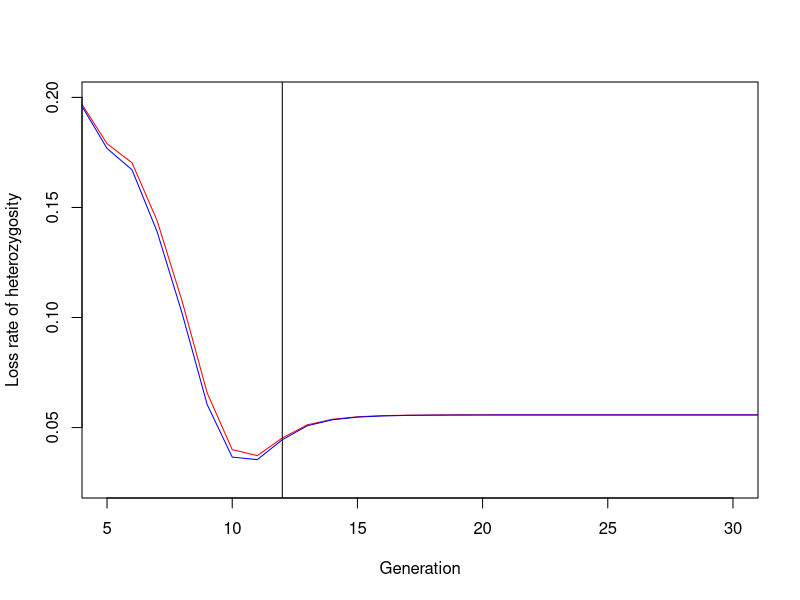

Generate this figure with R:
#assume single founder female, N(0)=1
n <- 2 #number of daughters per mother, r=n-1
C <- 200 #carrying capacity
p0 <- 0.1 #initial heterozygosity
f1 <- 0.1 #initial correlation between gametes
Tt <- 50 #total number of generations
K <- 100 #number of available blood cells

#p1 is heterozygosity under diploid arrhenotoky
#p2 is heterozygosity under haplo-diploidy
#p3 is heterozygosity under complete diploidy

#N is population size
#P is change of laying eggs in empty blood cells
#p1[-1]/p1[-Tt]-1 is relative loss rate in heterozygosity over a generation under diploid arrhenotoky
#p2[-1]/p2[-Tt]-1 is relative loss rate in heterozygosity over a generation under haplo-diploidy
#p3[-1]/p3[-Tt]-1 is relative loss rate in heterozygosity over a generation under complete diploidy
#effective population size is calculated by comparing relative loss rate in heterozygosity over a generation to the rate in random mating diploid population which is -1/2/N. So -1/loss rate gives the effective population size which is the size as if the population was random mating.
#-1/(p1[-1]/p1[-Tt]-1) is effective population size in each generation under diploid arrhenotoky
#-1/(p2[-1]/p2[-Tt]-1) is effective population size in each generation under haplo-diploidy
#-1/(p3[-1]/p3[-Tt]-1) is effective population size in each generation under complete diploidy

#haplo-diploidy assuming exact varroa life history
#initialize 
p1 <- rep(0,Tt)
N <- rep(0,Tt)
N[1] <- 1
for (t in 2:(Tt-1)) {
	N[t] <- round((1+(n-1)*(1-N[t-1]/C))*N[t-1]) #starting from t=0
}
P <- c(0,K/N*(1-(1-1/K)^N)) #starting from t=1

P1 <- rep(0,Tt) #starting from t=1
for (i in 3:(Tt+1)) {
	P1[i-1] <- 1/N[i-2]/n*sum(sapply(1:N[i-2], function (x) 1/x^2*choose(N[i-2]-1,x-1)/K^(x-1)*(1-1/K)^(N[i-2]-x)))
} 
P2 <- rep(0,Tt) #starting from t=1
for (i in 3:(Tt+1)) {
	P2[i-1] <- 1/N[i-2]*sum(sapply(1:N[i-2], function (x) 1/x*(1-1/x/n)*choose(N[i-2]-1,x-1)/K^(x-1)*(1-1/K)^(N[i-2]-x)))
} 
P3 <- rep(0,Tt) #starting from t=1
for (i in 3:(Tt+1)) {
	P3[i-1] <- 1/N[i-2]*sum(sapply(2:N[i-2], function (x) (1-1/x)/x/n*choose(N[i-2]-1,x-1)/K^(x-1)*(1-1/K)^(N[i-2]-x)))
} 

P4 <- 1-P1-P2-P3

p1[1] <- (1-f1)*p0
f2 <- (1/2+3/2*f1)/2
p1[2] <- (1-f2)*p0
ff2 <- (3+5*f1)/8/n+(1-1/n)/4*(1+3*f1)
f3 <- P[3]*(1/4+1/4*f1)+f2/2+(1-P[3])/2*ff2
p1[3] <- (1-f3)*p0
ff3 <- P1[3]/8*(3+4*f2+f1)+P2[3]/4*(1+2*f2+ff2)+P3[3]/4*(2*f2+f1+1/2+f1/2)+P4[3]/4*(2*f2+ff2+f1)
f4 <- P[4]*(1/4+1/4*f2)+f3/2+(1-P[4])/2*ff3
p1[4] <- (1-f4)*p0

#define coefficients
cal_coef <- function (P,P_,P__,P1,P2,P3) {
	c(P/4+(1-P)/2*(P1*3/8+P2/4+P3/4/2-(1-P1-P3)/2/(1-P_)/4*P_-(1-P1-P2)/2/(1-P__)/4*P__),
	  1/2+(1-P)/2*(1-P1-P3)/2/(1-P_), #c1
	  P/4+(1-P)/4-(1-P)/2*(1-P1-P3)/4/(1-P_)+(1-P)/2*(1-P1-P2)/2/(1-P__), #c2
	  (1-P)/2*(P1/8+P3/8-(1-P1-P3)*P_/8/(1-P_)-(1-P1-P2)/4/(1-P__)), #c3
	  -(1-P)/2*(1-P1-P2)*P__/8/(1-P__)) #c4	
}

for (t in 5:Tt) {
	c <- cal_coef(P[t],P[t-1],P[t-2],P1[t-1],P2[t-1],P3[t-1])
	#print(sum(c))
	p1[t] <- c[2]*p1[t-1]+c[3]*p1[t-2]+c[4]*p1[t-3]+c[5]*p1[t-4]
}


#plot loss rate of heterozygosity
plot(2:Tt,1-p1[-1]/p1[-Tt],type="l",col="red",xlim=c(5,30),ylim=c(0.025,0.2),ylab="Loss rate of heterozygosity",xlab="Generation")
abline(v=min(which(N==C)))

#plot effective population size
#plot(2:Tt,-1/2/(p1[-1]/p1[-Tt]-1),type="l",col="red",xlim=c(5,30),ylim=c(2,15),ylab="Effective population size",xlab="Generation")
#abline(v=min(which(N==C)))

#diploid arrhenotoky
#initialize 
p2 <- rep(0,Tt)

p2[1] <- (1-f1)*p0
f2 <- (1/2+3/2*f1)/2
p2[2] <- (1-f2)*p0
ff2 <- (1+3*f1)/4/n+(1+7*f1)/8*(1-1/n)
f3 <- P[3]*(1/4+1/4*f1)+f2/2+(1-P[3])/2*ff2
p2[3] <- (1-f3)*p0
ff3 <- P1[3]/4*(1+2*f2+f1/2+f1/2)+P2[3]/4*(1/2+2*f2+f1/2+ff2)+P3[3]/4*(2*f2+f1+1/2+f1/2)+P4[3]/4*(2*f2+ff2+f1)
f4 <- P[4]*(1/4+1/4*f2)+f3/2+(1-P[4])/2*ff3
p2[4] <- (1-f4)*p0


#define coefficients
cal_coef <- function (P,P_,P__,P1,P2,P3) {
	c(P/4+(1-P)/2*(P1/4+P2/8+P3/4/2-(1-P1-P3)/2/(1-P_)/4*P_-(1-P1-P2)/2/(1-P__)/4*P__),
	  1/2+(1-P)/2*(1-P1-P3)/2/(1-P_), #c1
	  P/4+(1-P)/4-(1-P)/2*(1-P1-P3)/4/(1-P_)+(1-P)/2*(1-P1-P2)/2/(1-P__), #c2
	  (1-P)/2*(P1/8+P3/8-(1-P1-P3)*P_/8/(1-P_)-(1-P1-P2)/4/(1-P__)), #c3
	  (1-P)/2*(P1/8+P2/8-(1-P1-P2)*P__/8/(1-P__))) #c4	
}

for (t in 5:Tt) {
	c <- cal_coef(P[t],P[t-1],P[t-2],P1[t-1],P2[t-1],P3[t-1])
	#print(sum(c))
	p2[t] <- c[2]*p2[t-1]+c[3]*p2[t-2]+c[4]*p2[t-3]+c[5]*p2[t-4]
}
#plot loss rate of heterozygosity
points(2:Tt,1-p2[-1]/p2[-Tt],type="l",col="blue")

#plot effective population size
#points(2:Tt,-1/2/(p2[-1]/p2[-Tt]-1),type="l",col="blue")

#complete-diploidy assuming exact varroa life history
#initialize 
p3 <- rep(0,Tt)

p3[1] <- (1-f1)*p0
f2 <- (1+3*f1)/4/n+(1+7*f1)/8*(1-1/n)
p3[2] <- (1-f2)*p0
fm2 <- (1/2+7/2*f1)/4
f3 <- P1[3]/4*(1+2*f2+f1)+P2[3]/4*(1/2+2*f2+f1/2+f2)+P3[3]/4*(2*f2+1/2+f1/2)+P4[3]/4*(2*f2+f2+fm2)
p3[3] <- (1-f3)*p0
if (N[t-2]>1) {
	fm3 <- f2/2+f2/4+P2[3]/(1-P1[3]-P3[3])/4*(1/2+f1/2)+P4[3]/(1-P1[3]-P3[3])/4*fm2
	f4 <- P1[4]/4*(1+2*f3+f2)+P2[4]/4*(1/2+2*f3+f2/2+f3)+P3[4]/4*(2*f3+1/2+f2/2)+P4[4]/4*(2*f3+f3+fm3)
} else {
	f4 <- P1[4]/4*(1+2*f3+f2)+P2[4]/4*(1/2+2*f3+f2/2+f3)
}
p3[4] <- (1-f4)*p0

#define coefficient
cal_coef <- function (P,P_,P1,P2,P3,P4,P1_,P2_,P3_,P4_) {
	c(P1/4+P2/8+P3/8+(1-P1-P2)/4*(P2_/(1-P1_-P3_)/8-P4_/(1-P1_-P3_)/(1-P1_-P2_)*(P1_/4+P2_/8+P3_/8)),
	  1/2+(1-P1-P3)/4+(1-P1-P2)/4*P4_/(1-P1_-P3_)/(1-P1_-P2_), #c1
	  P1/4+P2/8+P3/8+(1-P1-P2)/4*(3/4-P4_/(1-P1_-P2_)/(1-P1_-P3_)*(1/2+(1-P1_-P3_)/4)), #c2
	  (1-P1-P2)/4*(P2_/(1-P1_-P3_)/8-P4_/(1-P1_-P3_)/(1-P1_-P2_)*(P1_/4+P2_/8+P3_/8))) #c3	
}

for (t in 5:Tt) {
	if (N[t-2]>1) {
		c <- cal_coef(P[t],P[t-1],P1[t],P2[t],P3[t],P4[t],P1[t-1],P2[t-1],P3[t-1],P4[t-1])
		#print(sum(c))
		p3[t] <- c[2]*p3[t-1]+c[3]*p3[t-2]+c[4]*p3[t-3]
	} else {
		if (n>1) {
			c <- c(P1[t]/4+P2[t]/8,P1[t]/2+3*P2[t]/4,P1[t]/4+P2[t]/8)
			p3[t] <- c[2]*p3[t-1]+c[3]*p3[t-2]
		} else {
			c <- c(P1[t]/4,P1[t]/2,P1[t]/4)
			p3[t] <- c[2]*p3[t-1]+c[3]*p3[t-2]
		}
	}
}


#plot loss rate of heterozygosity
#points(2:Tt,p3[-1]/p3[-Tt]-1,type="l")

#plot effective population size
points(2:Tt,-1/2/(p3[-1]/p3[-Tt]-1),type="l")
